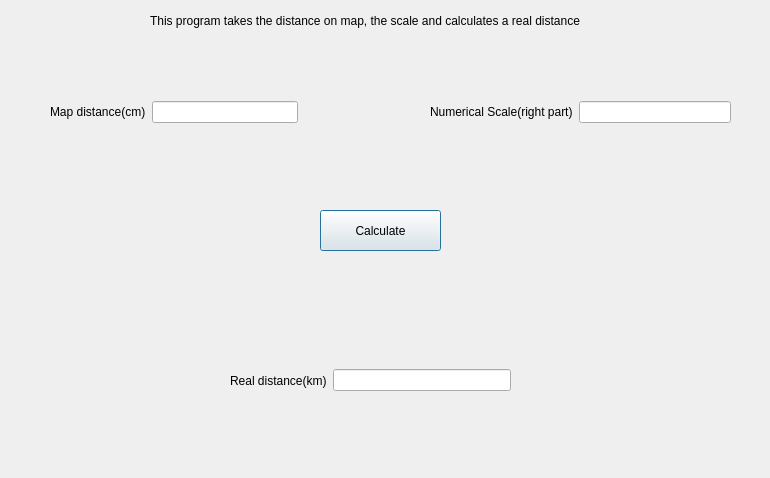
<?xml version="1.0" encoding="UTF-8"?>
<ui version="4.0">
 <class>Scale</class>
 <widget class="QDialog" name="Scale">
  <property name="geometry">
   <rect>
    <x>0</x>
    <y>0</y>
    <width>770</width>
    <height>478</height>
   </rect>
  </property>
  <property name="windowTitle">
   <string>Scale</string>
  </property>
  <widget class="QLabel" name="label">
   <property name="geometry">
    <rect>
     <x>150</x>
     <y>0</y>
     <width>471</width>
     <height>41</height>
    </rect>
   </property>
   <property name="text">
    <string>This program takes the distance on map, the scale and calculates a real distance</string>
   </property>
  </widget>
  <widget class="QPushButton" name="Calculate_Real_Distance">
   <property name="geometry">
    <rect>
     <x>320</x>
     <y>210</y>
     <width>121</width>
     <height>41</height>
    </rect>
   </property>
   <property name="text">
    <string>Calculate</string>
   </property>
  </widget>
  <widget class="QWidget" name="">
   <property name="geometry">
    <rect>
     <x>50</x>
     <y>100</y>
     <width>248</width>
     <height>24</height>
    </rect>
   </property>
   <layout class="QHBoxLayout" name="horizontalLayout">
    <item>
     <widget class="QLabel" name="label_2">
      <property name="text">
       <string>Map distance(cm)</string>
      </property>
     </widget>
    </item>
    <item>
     <widget class="QLineEdit" name="lineEdit_MD"/>
    </item>
   </layout>
  </widget>
  <widget class="QWidget" name="">
   <property name="geometry">
    <rect>
     <x>430</x>
     <y>100</y>
     <width>301</width>
     <height>24</height>
    </rect>
   </property>
   <layout class="QHBoxLayout" name="horizontalLayout_2">
    <item>
     <widget class="QLabel" name="label_3">
      <property name="text">
       <string>Numerical Scale(right part)</string>
      </property>
     </widget>
    </item>
    <item>
     <widget class="QLineEdit" name="lineEdit_Scale"/>
    </item>
   </layout>
  </widget>
  <widget class="QWidget" name="">
   <property name="geometry">
    <rect>
     <x>230</x>
     <y>360</y>
     <width>281</width>
     <height>41</height>
    </rect>
   </property>
   <layout class="QHBoxLayout" name="horizontalLayout_3">
    <item>
     <widget class="QLabel" name="label_4">
      <property name="text">
       <string>Real distance(km)</string>
      </property>
     </widget>
    </item>
    <item>
     <widget class="QLineEdit" name="lineEdit_RD"/>
    </item>
   </layout>
  </widget>
 </widget>
 <resources/>
 <connections/>
</ui>
